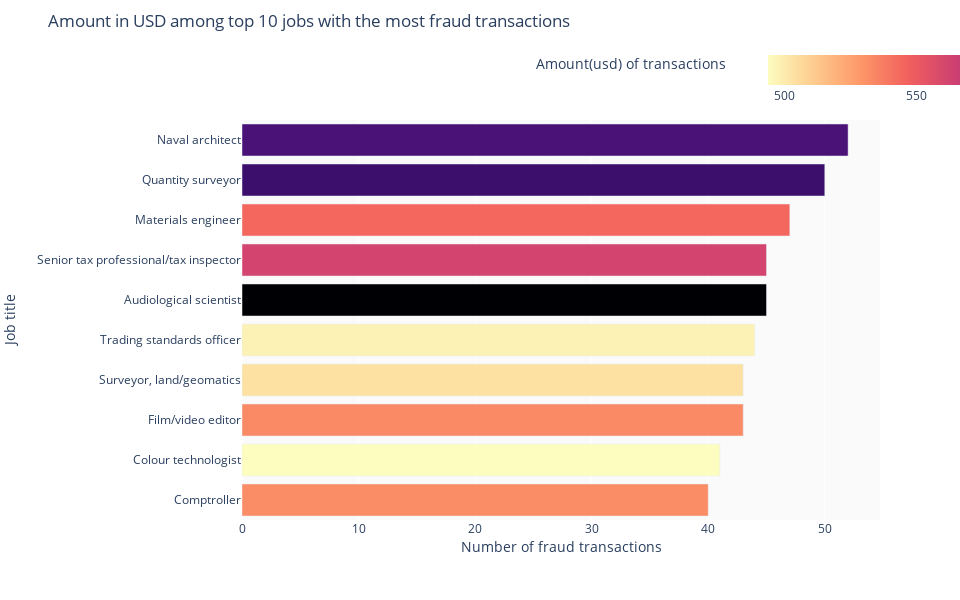

Source (notebook cell):
### Code cell
# The professions with the highest amount of fraudulent transactions were plotted.
fig = px.bar(df_,
             y='job', x='transaction_id',
             color='amount(usd)',
             color_continuous_scale=px.colors.sequential.Magma,
             labels={'job':'Job title', 
                     'transaction_id': 'Number of fraud transactions'},
             category_orders = {"job": df_.job.values},
             width=960,
             height=600)

fig.update_layout(
    title=dict(
        text='Amount in USD among top 10 jobs with the most fraud transactions'
    ),
    plot_bgcolor='#fafafa'
)

fig.update_coloraxes(
    colorbar=dict(
        title='Amount(usd) of transactions',
        orientation='h',
        x=1
    ),
    reversescale=True
)

fig.show()

### Figure 1 — Plotly figure (JSON) as saved in the notebook; plotly's stock layout.template omitted (floating-point values rounded to 4 significant figures)
{"data": [{"alignmentgroup": "True", "hovertemplate": "Number of fraud transactions=%{x}<br>Job title=%{y}<br>amount(usd)=%{marker.color}<extra></extra>", "legendgroup": "", "marker": {"color": [615.9, 621.3, 544.6, 562.0, 653.6, 497.3, 503.6, 533.2, 493.7, 532.2], "coloraxis": "coloraxis", "pattern": {"shape": ""}}, "name": "", "offsetgroup": "", "orientation": "h", "showlegend": false, "textposition": "auto", "type": "bar", "x": [52, 50, 47, 45, 45, 44, 43, 43, 41, 40], "xaxis": "x", "y": ["Naval architect", "Quantity surveyor", "Materials engineer", "Senior tax professional/tax inspector", "Audiological scientist", "Trading standards officer", "Surveyor, land/geomatics", "Film/video editor", "Colour technologist", "Comptroller"], "yaxis": "y"}], "layout": {"barmode": "relative", "coloraxis": {"colorbar": {"orientation": "h", "title": {"text": "Amount(usd) of transactions"}, "x": 1}, "colorscale": [[0, "#000004"], [0.1111, "#180f3d"], [0.2222, "#440f76"], [0.3333, "#721f81"], [0.4444, "#9e2f7f"], [0.5556, "#cd4071"], [0.6667, "#f1605d"], [0.7778, "#fd9668"], [0.8889, "#feca8d"], [1, "#fcfdbf"]], "reversescale": true}, "height": 600, "legend": {"tracegroupgap": 0}, "margin": {"t": 60}, "plot_bgcolor": "#fafafa", "title": {"text": "Amount in USD among top 10 jobs with the most fraud transactions"}, "width": 960, "xaxis": {"anchor": "y", "domain": [0, 1], "title": {"text": "Number of fraud transactions"}}, "yaxis": {"anchor": "x", "categoryarray": ["Comptroller", "Colour technologist", "Film/video editor", "Surveyor, land/geomatics", "Trading standards officer", "Audiological scientist", "Senior tax professional/tax inspector", "Materials engineer", "Quantity surveyor", "Naval architect"], "categoryorder": "array", "domain": [0, 1], "title": {"text": "Job title"}}}}
